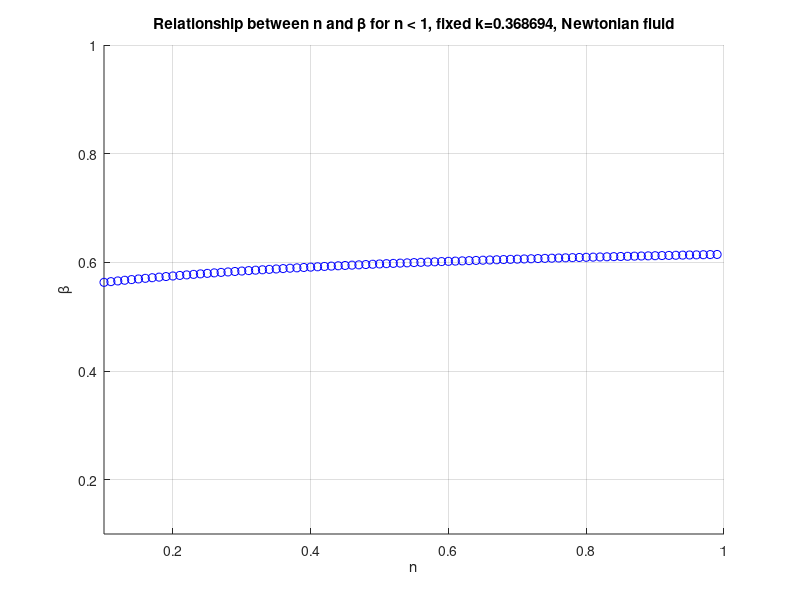

Reproduce this figure in MATLAB. (Note: this script raises an error after producing the figure.)
clc; clear;

%% Parameters
lambda_start = 0.1; % in Xuesi's work, lambda is beta
lambda_end = 1;
n_start = 0.1;
n_end = 2.0;
sigma_fixed = 0.3; % Fixed sigma value (or k value in Xuesi's work)
% sigma_fixed take from find_sigma.m program
%% ----------  START NEWTON-RAPHSON LOOP  --------------%%

n_range = n_start:0.01:n_end; % Range for n
lambda_range = lambda_start:0.01:lambda_end; % Range for lambda (initial guess)

% Tolerances and iteration limit for Newton-Raphson
tolerance = 1e-12; % Adjusted tolerance
max_iterations = 100;
h = 1e-6; % Step size for numerical derivative

% Initialize arrays to store results
n_values = [];
lambda_values = [];
f_values = [];

fprintf('Iteration\tSigma\t\tN\t\tLambda Init\tLambda\n');
fprintf('-------------------------------------------------------------\n');

%% Loop over all combinations of lambda and n
for n = n_range
    found = false;
    for lambda_init = lambda_range
        lambda = lambda_init; % Initial guess for lambda
        
        % Newton-Raphson iteration
        for iter = 1:max_iterations
            % Define the function f(lambda) = I1 - I2
            % Numerical integration for I1: int_sigma^lambda (lambda^2/x^2 - x)^(1/n) dx
            x1 = linspace(sigma_fixed, lambda, 200); % Discretize the interval
            integrand1 = ((lambda^2 ./ x1) - x1).^(1/n);
            I1 = trapz(x1, integrand1);
            
            % Numerical integration for I2: int_lambda^1 (x - lambda^2/x)^(1/n) dx
            x2 = linspace(lambda, 1, 200); % Discretize the interval
            integrand2 = (x2 - (lambda^2 ./ x2)).^(1/n);
            I2 = trapz(x2, integrand2);
            
            % Function f(lambda)
            f = I1 - I2;
            
            % Numerical derivative f'(lambda) using central difference
            lambda_plus_h = lambda + h;
            lambda_minus_h = lambda - h;
            
            % Compute f(lambda + h)
            x1_plus = linspace(sigma_fixed, lambda_plus_h, 100);
            integrand1_plus = (lambda_plus_h^2 ./ x1_plus - x1_plus).^(1/n);
            I1_plus = trapz(x1_plus, integrand1_plus);
            
            x2_plus = linspace(lambda_plus_h, 1, 100);
            integrand2_plus = (x2_plus - lambda_plus_h^2 ./ x2_plus).^(1/n);
            I2_plus = trapz(x2_plus, integrand2_plus);
            f_plus = I1_plus - I2_plus;
            
            % Compute f(lambda - h)
            x1_minus = linspace(sigma_fixed, lambda_minus_h, 100);
            integrand1_minus = (lambda_minus_h^2 ./ x1_minus - x1_minus).^(1/n);
            I1_minus = trapz(x1_minus, integrand1_minus);
            
            x2_minus = linspace(lambda_minus_h, 1, 100);
            integrand2_minus = (x2_minus - lambda_minus_h^2 ./ x2_minus).^(1/n);
            I2_minus = trapz(x2_minus, integrand2_minus);
            f_minus = I1_minus - I2_minus;
            
            % Central difference approximation
            df = (f_plus - f_minus) / (2 * h);
            
            % Check for division by zero or NaN
            if abs(df) < 1e-10
                disp('Derivative too small, breaking loop.');
                break;
            end
            
            % Update lambda
            lambda_new = lambda - f / df;
            
            % Display current guess and function value
            fprintf('%d\t\t%.6f\t%.2f\t%.2f\t%.6f\n', iter, sigma_fixed, n, lambda_init, lambda_new);
            
            % Check convergence
            if abs(lambda_new - lambda) < tolerance
                % Store the converged values
                n_values = [n_values, n];
                lambda_values = [lambda_values, lambda_new];
                f_values = [f_values, abs(f)]; % Store the absolute value of f(lambda)
                found = true;
                break;
            end
            
            lambda = lambda_new;
            
            % Check if lambda is within bounds (0.1 to 1)
            if lambda < lambda_start || lambda > lambda_end
                disp('Lambda out of bounds, restarting with new initial guess.');
                break;
            end
            
            if iter == max_iterations
                disp('Max iterations reached, no convergence.');
            end
        end
        if found
            break;
        end
    end
end

%% Filter the results to get one lambda value for each n
filtered_n_values = [];
filtered_lambda_values = [];

unique_n_values = unique(n_values);
for i = 1:length(unique_n_values)
    n = unique_n_values(i);
    idx = find(n_values == n);
    if length(idx) > 1
        [~, min_idx] = min(f_values(idx)); % Find the index with the minimum f value
        best_idx = idx(min_idx);
    else
        best_idx = idx;
    end
    filtered_n_values = [filtered_n_values, n_values(best_idx)];
    filtered_lambda_values = [filtered_lambda_values, lambda_values(best_idx)];
end

%% Separate the results into two groups: n < 1 and n >= 1
n_less_than_1 = filtered_n_values(filtered_n_values < 1);
lambda_less_than_1 = filtered_lambda_values(filtered_n_values < 1);

n_greater_than_1 = filtered_n_values(filtered_n_values >= 1);
lambda_greater_than_1 = filtered_lambda_values(filtered_n_values >= 1);

%% Create the plot for n < 1
figure; % Create a new figure
hold on; % Allow multiple plots on the same figure

% Plot the results for n < 1
plot(n_less_than_1, lambda_less_than_1, 'bo');
xlabel('n');
ylabel('\beta');
title('Relationship between n and \beta for n < 1, fixed k=0.368694, Newtonian fluid');
grid on;

% Ensure the plot is visually appealing
axis([n_start 1 lambda_start lambda_end]); % Set axis limits based on the ranges (0.1 to 1)
hold off;

% Write results to an Excel file for n < 1
filename_less_than_1 = 'lambda_n_lt1.xlsx';

if isfile(filename_less_than_1)
    delete(filename_less_than_1); % Delete the existing file if it exists
end

result_table_less_than_1 = table(lambda_less_than_1', n_less_than_1', 'VariableNames', {'Lambda', 'N'});
writetable(result_table_less_than_1, filename_less_than_1);

beta_mean = mean(lambda_less_than_1)


%% Create the plot for n >= 1
% figure; % Create a new figure
% hold on; % Allow multiple plots on the same figure
% 
% % Plot the results for n >= 1
% plot(n_greater_than_1, lambda_greater_than_1, 'ro-');
% xlabel('n');
% ylabel('\beta');
% title('Relationship between n and \beta for n >= 1, fixed k=0.368694, Newtonian fluid');
% grid on;
% 
% % Ensure the plot is visually appealing
% axis([1 n_end lambda_start lambda_end]); % Set axis limits based on the ranges (0.1 to 1)
% hold off;
% 
% % Write results to an Excel file for n >= 1
% filename_greater_than_1 = 'lambda_n_values_filtered_greater_than_1.xlsx';
% 
% if isfile(filename_greater_than_1)
%     delete(filename_greater_than_1); % Delete the existing file if it exists
% end
% 
% result_table_greater_than_1 = table(lambda_greater_than_1', n_greater_than_1', 'VariableNames', {'Lambda', 'N'});
% writetable(result_table_greater_than_1, filename_greater_than_1);